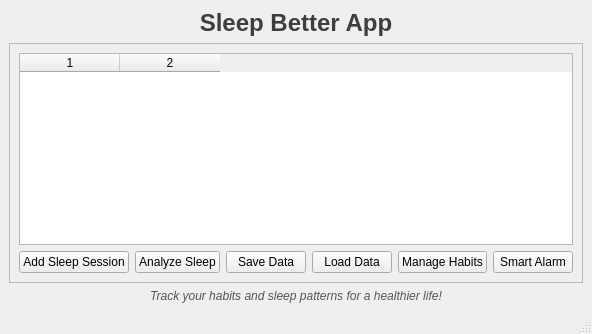
<?xml version="1.0" encoding="UTF-8"?>
<ui version="4.0">
 <class>MainWindow</class>
 <widget class="QMainWindow" name="MainWindow">

  <property name="windowTitle">
   <string>Sleep Better App</string>
  </property>

  <widget class="QWidget" name="centralwidget">
   <layout class="QVBoxLayout" name="verticalLayoutMain">

    <item>
     <widget class="QLabel" name="lblTitle">
      <property name="text">
       <string>Sleep Better App</string>
      </property>
      <property name="alignment">
       <set>Qt::AlignCenter</set>
      </property>
      <property name="styleSheet">
       <string notr="true">
        font-size: 24px;
        font-weight: bold;
        color: #3c3f41;
       </string>
      </property>
     </widget>
    </item>
    <item>
     <widget class="QFrame" name="frameMain">
      <property name="frameShape">
       <enum>QFrame::StyledPanel</enum>
      </property>
      <property name="frameShadow">
       <enum>QFrame::Raised</enum>
      </property>
      <layout class="QVBoxLayout" name="verticalLayoutFrame">

       <!-- The table widget (4 columns used in code) -->
       <item>
        <widget class="QTableWidget" name="tblSleepSessions">
         <property name="columnCount">
          <number>2</number>
         </property>
         <property name="rowCount">
          <number>0</number>
         </property>
        </widget>
       </item>

       <!-- A horizontal layout for the existing buttons -->
       <item>
        <layout class="QHBoxLayout" name="horizontalLayoutButtons">
         <item>
          <widget class="QPushButton" name="btnAddSleepSession">
           <property name="text">
            <string>Add Sleep Session</string>
           </property>
          </widget>
         </item>
         <item>
          <widget class="QPushButton" name="btnAnalyzeSleep">
           <property name="text">
            <string>Analyze Sleep</string>
           </property>
          </widget>
         </item>
         <item>
          <widget class="QPushButton" name="btnSaveData">
           <property name="text">
            <string>Save Data</string>
           </property>
          </widget>
         </item>
         <item>
          <widget class="QPushButton" name="btnLoadData">
           <property name="text">
            <string>Load Data</string>
           </property>
          </widget>
         </item>
         <item>
          <widget class="QPushButton" name="btnManageHabits">
           <property name="text">
            <string>Manage Habits</string>
           </property>
          </widget>
         </item>
         <item>
          <widget class="QPushButton" name="btnSmartAlarm">
           <property name="text">
            <string>Smart Alarm</string>
           </property>
          </widget>
         </item>

        </layout>
       </item>

      </layout>
     </widget>
    </item>

    <item>
     <widget class="QLabel" name="lblFooter">
      <property name="text">
       <string>Track your habits and sleep patterns for a healthier life!</string>
      </property>
      <property name="alignment">
       <set>Qt::AlignCenter</set>
      </property>
      <property name="styleSheet">
       <string notr="true">
        font-style: italic;
        color: #555555;
       </string>
      </property>
     </widget>
    </item>

   </layout>
  </widget>

  <widget class="QMenuBar" name="menubar"/>
  <widget class="QStatusBar" name="statusbar"/>
 </widget>
 <resources/>
 <connections/>
</ui>
